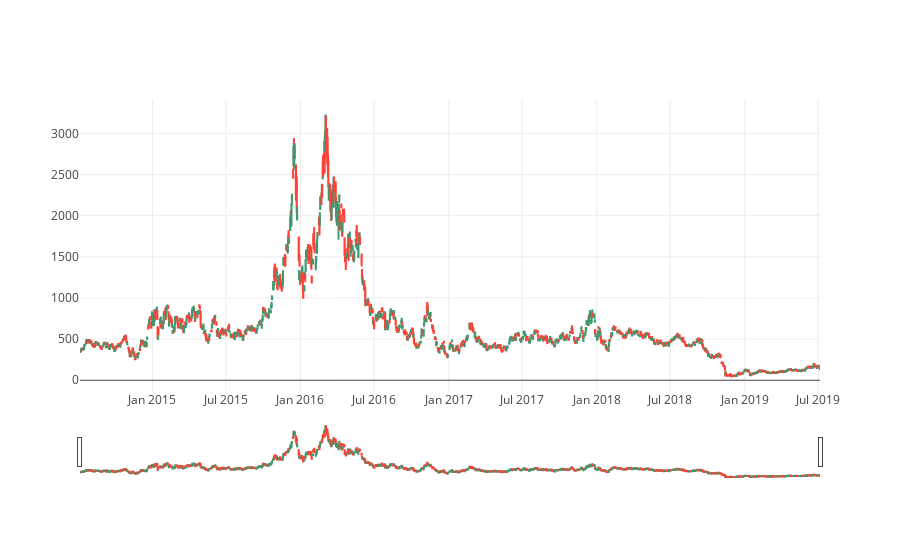

Notebook code for this chart:
### Code cell
trace = go.Candlestick(x=df['date'],
                open=df['open'],
                high=df['high'],
                low=df['low'],
                close=df['close'])
dgaz_plot = [trace]
iplot(dgaz_plot, filename='charts/dgaz_test')

### Figure 1 — Plotly figure (JSON) as saved in the notebook; plotly's stock layout.template omitted (floating-point values rounded to 4 significant figures; data arrays with more than 128 entries replaced by an {"elided": "..."} marker saying what was removed)
{"data": [{"close": {"elided": "1259 float values"}, "high": {"elided": "1259 float values"}, "low": {"elided": "1259 float values"}, "open": {"elided": "1259 float values"}, "type": "candlestick", "uid": "bd1ef287-4de4-40e8-86c3-575f57b5b0a9", "x": {"elided": "1259 str values"}}], "layout": {}}
